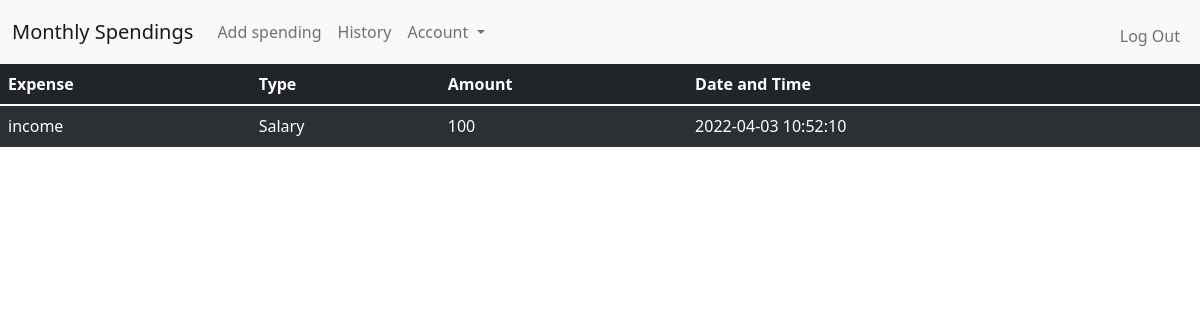
Page /history (signed in) on the earlier database version.
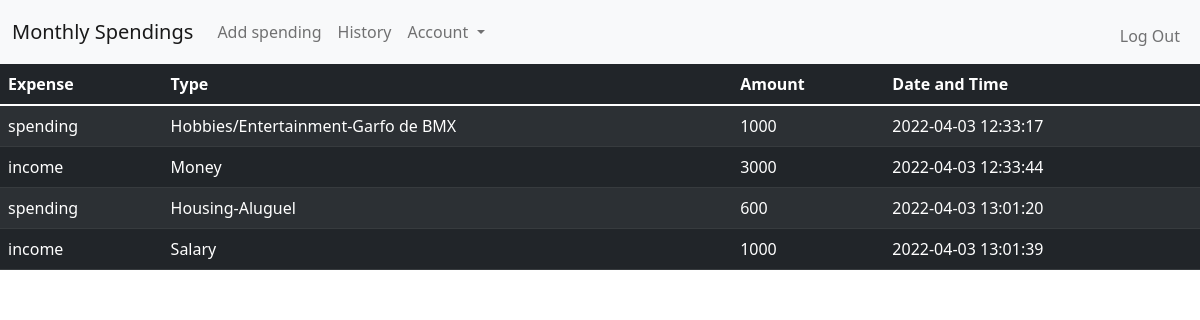
Same page on the later database version.
### tables this page shows
CREATE TABLE history (transaction_id INTEGER PRIMARY KEY AUTOINCREMENT NOT NULL, user_id INTEGER NOT NULL, spending TEXT NOT NULL, type TEXT NOT NULL, amount NUMERIC NOT NULL, date TEXT NOT NULL);

### app.py (the view)
@app.route("/history", methods=["GET", "POST"])
@login_required
def history():
    if request.method == "POST":
        return
    database = sqlite3.connect("users.db")
    db = database.cursor()
    db.execute("SELECT * FROM history WHERE user_id=?", (session["user_id"],))
    history = db.fetchall()
    return render_template("history.html", history=history)

### helpers.py (called while the page is built)
def login_required(f):
    @wraps(f)
    def decorated_function(*args, **kwargs):
        if session.get("user_id") is None:
            return redirect("/logni")
        return f(*args, **kwargs)
    return decorated_function

### templates/history.html (shortened to what this page needs)
{% extends "layout.html" %}
{% block main %}
<table class="table table-dark table-striped">
    <thead>
        <tr class="table-dark">
            <th class="table-dark">Expense</th>
            <th class="table-dark">Type</th>
            <th class="table-dark">Amount</th>
            <th class="table-dark">Date and Time</th>
        </tr>
    </thead>
    <tbody>
        {% for expenses in history %}
        <tr class="table-dark">
            <td class="table-dark">{{expenses[2]}}</td>
            <td class="table-dark">{{expenses[3]}}</td>
            <td class="table-dark">{{expenses[4]}}</td>
            <td class="table-dark">{{expenses[5]}}</td>
        </tr>
        {% endfor %}
    </tbody>
</table>
{% endblock %}

### templates/layout.html (shortened to what this page needs)
<!DOCTYPE html>
<html lang="en">
<head>
    <link href="https://cdn.jsdelivr.net/npm/bootstrap@5.1.3/dist/css/bootstrap.min.css" rel="stylesheet">
</head>
<body>
    <header>
        <nav class="navbar navbar-expand-lg navbar-light bg-light">
            <div class="container-fluid">
              <a class="navbar-brand" href="/">Monthly Spendings</a>
              <div class="collapse navbar-collapse" id="navbarSupportedContent">
                {% if session["user_id"] %}
                  <ul class="navbar-nav me-auto mb-2 mb-lg-0">
                    <li class="nav-item">
                      <a class="nav-link " aria-current="page" href="/spending">Add spending</a>
                    </li>
                    <li class="nav-item">
                      <a class="nav-link" href="/history">History</a>
                    </li>
                    <li class="nav-item dropdown">
                      <a class="nav-link dropdown-toggle" href="#" id="navbarDropdown" role="button" data-bs-toggle="dropdown" aria-expanded="false">
                        Account
                      </a>
                    </li>
                  </ul>
                  <ul class="navbar-nav ms-auto mt-2">
                    <li class="nav-tem"><a class="nav-link" href="/logout">Log Out</a></li>
                </ul>
                {% else %}
                  <ul class="navbar-nav ms-auto mt-2">
                      <li class="nav-tem"><a class="nav-link" href="/register">Register</a></li>
                      <li class="nav-tem"><a class="nav-link" href="/login">Login</a></li>
                  </ul>
                {% endif %}
              </div>
            </div>
          </nav>
    </header>
    <main>
        {% block main %}{% endblock %}
    </main>
</body>
</html>

Differences in the rows shown:
removed history: spending "income", type "Salary", amount "100", date "2022-04-03 10:52:10"
added history: spending "spending", type "Hobbies/Entertainment-Garfo de BMX", amount "1000", date "2022-04-03 12:33:17"
added history: spending "income", type "Money", amount "3000", date "2022-04-03 12:33:44"
added history: spending "spending", type "Housing-Aluguel", amount "600", date "2022-04-03 13:01:20"
added history: spending "income", type "Salary", amount "1000", date "2022-04-03 13:01:39"
